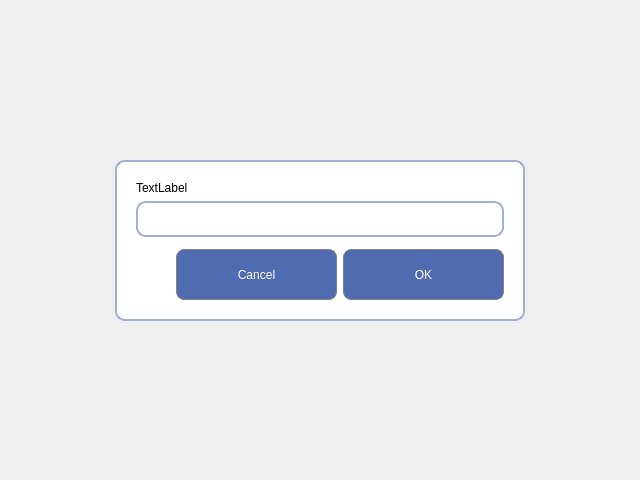
<?xml version="1.0" encoding="UTF-8"?>
<ui version="4.0">
 <class>InputBox</class>
 <widget class="QWidget" name="InputBox">
  <property name="windowModality">
   <enum>Qt::WindowModal</enum>
  </property>
  <property name="geometry">
   <rect>
    <x>0</x>
    <y>0</y>
    <width>640</width>
    <height>480</height>
   </rect>
  </property>
  <property name="sizePolicy">
   <sizepolicy hsizetype="Preferred" vsizetype="Preferred">
    <horstretch>0</horstretch>
    <verstretch>0</verstretch>
   </sizepolicy>
  </property>
  <property name="minimumSize">
   <size>
    <width>640</width>
    <height>480</height>
   </size>
  </property>
  <property name="windowTitle">
   <string>InputBox</string>
  </property>
  <property name="styleSheet">
   <string notr="true">
/* common styles */
QPushButton 
{
	color: white;
	background-color: rgba(80, 107, 176);
	border: 1px solid gray;
	border-radius: 8px;
	padding-left: 1px;
	padding-right: 1px;
}

QPushButton:disabled
{
	color: gray;
	background-color: lightgray;
}

QPushButton:pressed 
{
	background-color: rgba(98, 141, 191);
}

QLineEdit 
{
	padding: 8;
	border: 2px solid rgba(160, 175, 211);
	border-radius: 10px;
}

QLineEdit:disabled {
	color: #808080;
	background-color: #d3d3d3;
	border: 2px solid #a6a6a6;
}

QLabel:disabled {
	color: #808080;
}

</string>
  </property>
  <layout class="QHBoxLayout" name="horizontalLayout_2">
   <item>
    <spacer name="horizontalSpacer_2">
     <property name="orientation">
      <enum>Qt::Horizontal</enum>
     </property>
     <property name="sizeHint" stdset="0">
      <size>
       <width>103</width>
       <height>20</height>
      </size>
     </property>
    </spacer>
   </item>
   <item>
    <layout class="QVBoxLayout" name="verticalLayout_2">
     <item>
      <spacer name="verticalSpacer_2">
       <property name="orientation">
        <enum>Qt::Vertical</enum>
       </property>
       <property name="sizeHint" stdset="0">
        <size>
         <width>20</width>
         <height>40</height>
        </size>
       </property>
      </spacer>
     </item>
     <item>
      <widget class="QFrame" name="InputBoxFrame">
       <property name="focusPolicy">
        <enum>Qt::StrongFocus</enum>
       </property>
       <property name="styleSheet">
        <string notr="true">#InputBoxFrame
{
	padding: 8;
	border: 2px solid rgba(160, 175, 211);
	border-radius: 10px;
   	background-color: white;
}
</string>
       </property>
       <property name="frameShape">
        <enum>QFrame::StyledPanel</enum>
       </property>
       <property name="frameShadow">
        <enum>QFrame::Raised</enum>
       </property>
       <layout class="QVBoxLayout" name="verticalLayout">
        <item>
         <widget class="QLabel" name="label">
          <property name="text">
           <string>TextLabel</string>
          </property>
         </widget>
        </item>
        <item>
         <widget class="QLineEdit" name="lineEdit">
          <property name="minimumSize">
           <size>
            <width>0</width>
            <height>36</height>
           </size>
          </property>
         </widget>
        </item>
        <item>
         <spacer name="verticalSpacer">
          <property name="orientation">
           <enum>Qt::Vertical</enum>
          </property>
          <property name="sizeHint" stdset="0">
           <size>
            <width>20</width>
            <height>6</height>
           </size>
          </property>
         </spacer>
        </item>
        <item>
         <layout class="QHBoxLayout" name="horizontalLayout">
          <item>
           <spacer name="horizontalSpacer">
            <property name="orientation">
             <enum>Qt::Horizontal</enum>
            </property>
            <property name="sizeHint" stdset="0">
             <size>
              <width>40</width>
              <height>20</height>
             </size>
            </property>
           </spacer>
          </item>
          <item>
           <widget class="QPushButton" name="btnCancel">
            <property name="minimumSize">
             <size>
              <width>161</width>
              <height>51</height>
             </size>
            </property>
            <property name="text">
             <string>Cancel</string>
            </property>
           </widget>
          </item>
          <item>
           <widget class="QPushButton" name="btnOK">
            <property name="minimumSize">
             <size>
              <width>161</width>
              <height>51</height>
             </size>
            </property>
            <property name="text">
             <string>OK</string>
            </property>
           </widget>
          </item>
         </layout>
        </item>
       </layout>
      </widget>
     </item>
     <item>
      <spacer name="verticalSpacer_3">
       <property name="orientation">
        <enum>Qt::Vertical</enum>
       </property>
       <property name="sizeHint" stdset="0">
        <size>
         <width>20</width>
         <height>40</height>
        </size>
       </property>
      </spacer>
     </item>
    </layout>
   </item>
   <item>
    <spacer name="horizontalSpacer_3">
     <property name="orientation">
      <enum>Qt::Horizontal</enum>
     </property>
     <property name="sizeHint" stdset="0">
      <size>
       <width>103</width>
       <height>20</height>
      </size>
     </property>
    </spacer>
   </item>
  </layout>
 </widget>
 <layoutdefault spacing="6" margin="11"/>
 <tabstops>
  <tabstop>lineEdit</tabstop>
  <tabstop>btnOK</tabstop>
  <tabstop>btnCancel</tabstop>
 </tabstops>
 <resources/>
 <connections/>
</ui>
